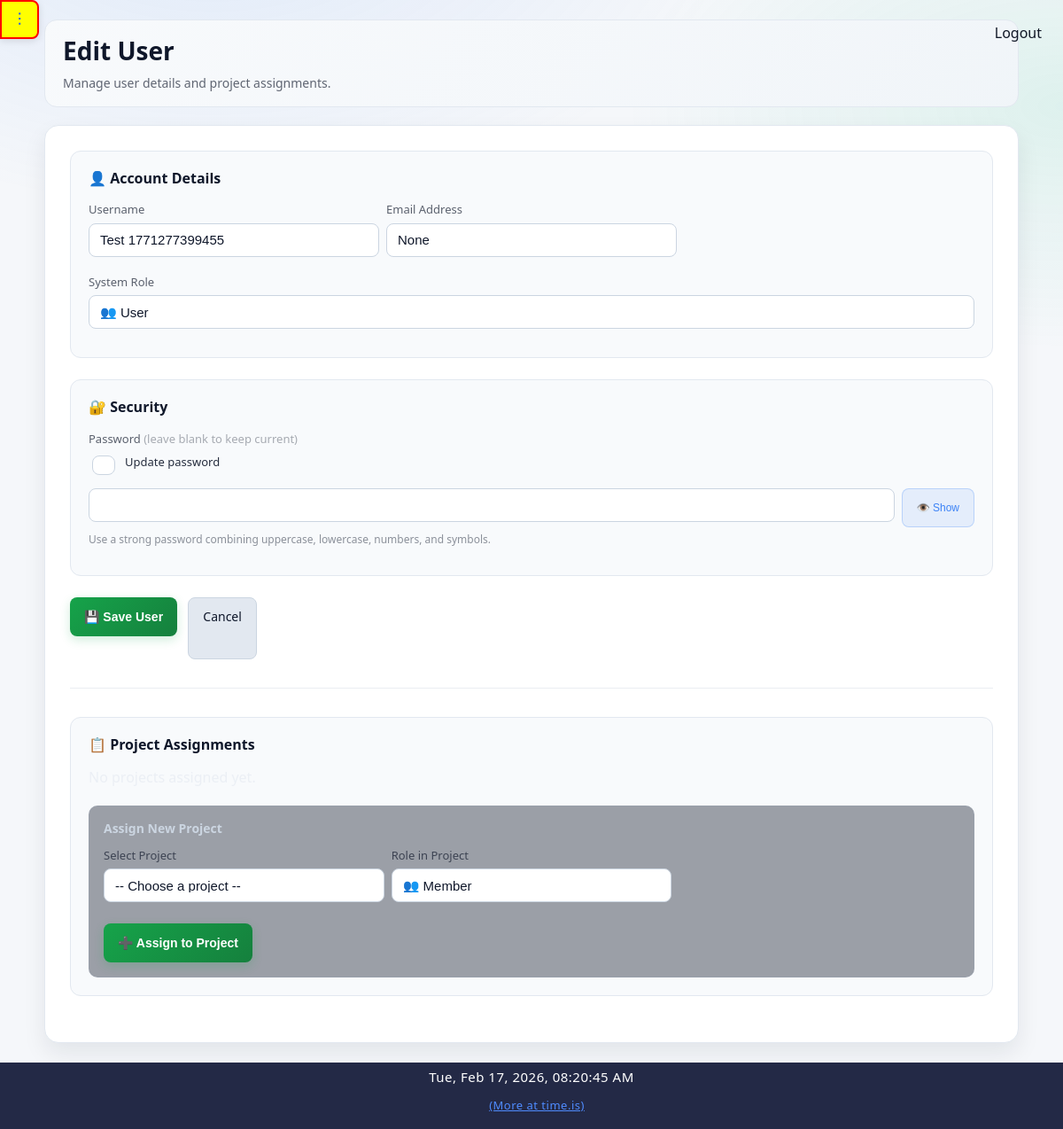
The app's page /admin/users/10/edit (signed in), older data.
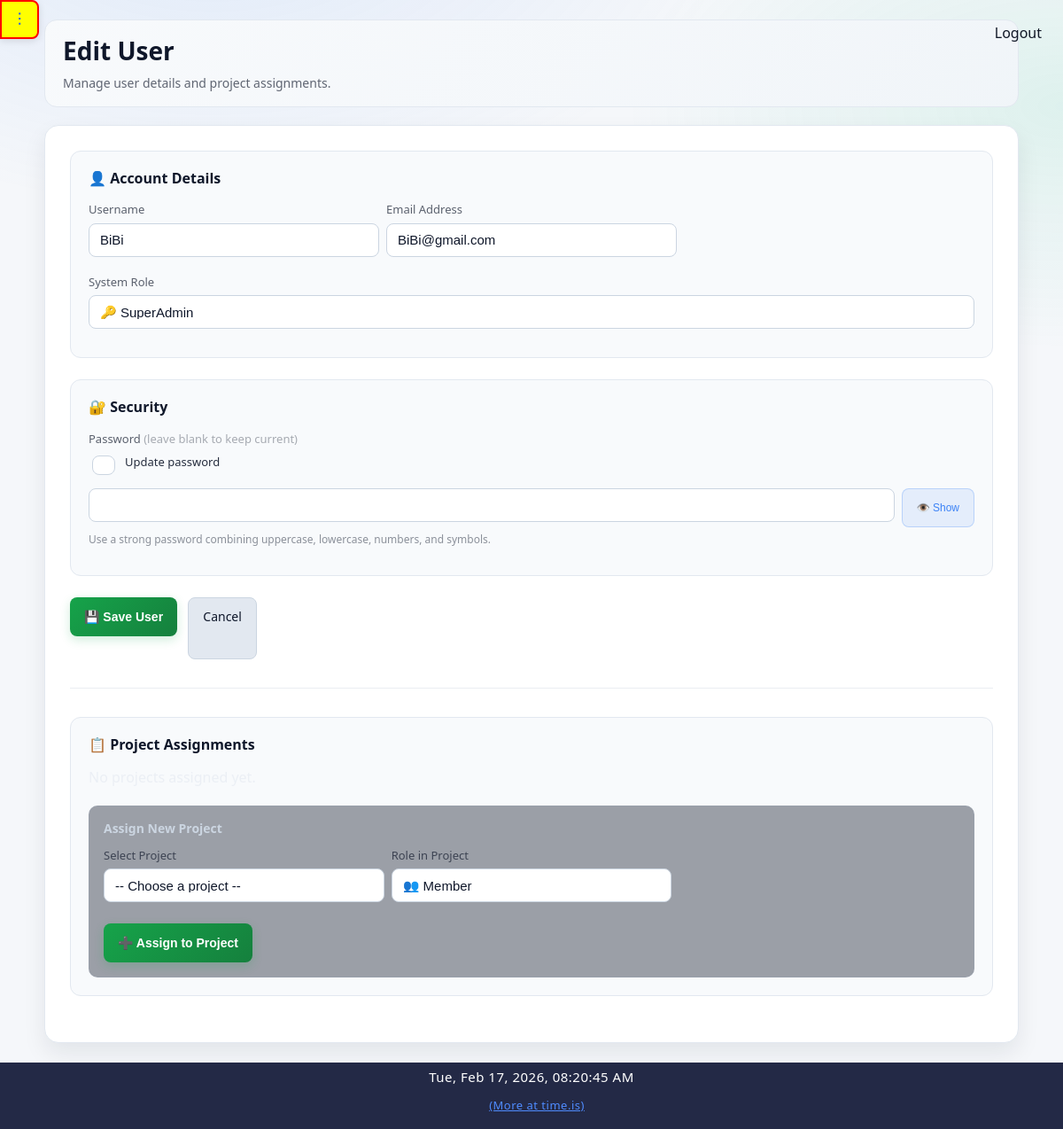
The same page, newer data.
### app/models/user.py (models this page shows)
class User(Base):
    __tablename__ = "users"
    id = Column(Integer, primary_key=True, index=True)
    username = Column(String, unique=True, index=True, nullable=False)
    password_hash = Column(String, nullable=False)
    email = Column(String(255), unique=True, index=True, nullable=True)
    role = Column(String, default="user")
    is_active = Column(Boolean, default=True, nullable=False)
    created_at = Column(DateTime, default=datetime.utcnow, nullable=False)
    updated_at = Column(
        DateTime,
        default=datetime.utcnow,
        onupdate=datetime.utcnow,
        nullable=False
    )

### app/routes/admin.py (the view)
@router.get("/users/{user_id}/edit", response_class=HTMLResponse)
def edit_user_page(
    user_id: int,
    request: Request,
    db: Session = Depends(get_db),
):
    admin = admin_guard(request)
    if not admin:
        return RedirectResponse("/dashboard", status_code=302)
    user_obj = db.query(User).filter(User.id == user_id).first()
    if not user_obj:
        return RedirectResponse("/admin/users", status_code=302)
    all_projects = (
        db.query(Project)
        .order_by(Project.name.asc())
        .all()
    )
    project_users = (
        db.query(ProjectUser)
        .filter(ProjectUser.user_id == user_id)
        .all()
    )
    html = templates.get_template("admin/user_form.html").render(
        request=request,
        title="Edit User",
        user_data=user_obj,
        project_users=project_users,
        all_projects=all_projects,
        user=admin,
    )
    return HTMLResponse(content=html)

### app/templates/admin/user_form.html (shortened to what this page needs)
{% extends "base.html" %}
{% block content %}
<div class="user-form-page">
  <div class="user-form-toolbar">
    <h1>{{ title }}</h1>
    <p class="subtitle">
      {% if user_data %}Manage user details and project assignments.{% else %}Create a new system user account.{% endif %}
    </p>
  </div>
  <div class="user-form-card">
    <form method="post" action="{% if user_data %}/admin/users/{{ user_data.id }}/update{% else %}/admin/users/create{% endif %}">
      <div class="section-group">
        <h3 class="section-title">👤 Account Details</h3>
        <div class="form-grid">
          <div class="form-group">
            <label>Username</label>
            {% if user_data %}
              <input type="text" value="{{ user_data.username }}" disabled>
            {% else %}
              <input type="text" name="username" value="" required autocomplete="off" autocorrect="off" autocapitalize="off" spellcheck="false">
            {% endif %}
          </div>
          <div class="form-group">
            <label>Email Address</label>
            <input type="email" name="email" value="{{ user_data.email if user_data else '' }}" autocomplete="off">
          </div>
          <div class="form-group" style="grid-column: 1/-1;">
            <label>System Role</label>
            <select name="role" required>
              {% if user and user["role"] == "superadmin" %}
              <option value="superadmin" {% if user_data and user_data.role == "superadmin" %}selected{% endif %}>
                🔑 SuperAdmin
              </option>
              {% endif %}
              <option value="user" {% if user_data and user_data.role == "user" %}selected{% endif %}>
                👥 User
              </option>
            </select>
          </div>
        </div>
      </div>
      <div class="section-group">
        <h3 class="section-title">🔐 Security</h3>
        <div class="form-grid">
          <div class="form-group" style="grid-column: 1/-1;">
            <label>Password {% if user_data %}<span style="opacity:0.6">(leave blank to keep current)</span>{% endif %}</label>
            {% if user_data %}
            <div class="checkbox-row" style="margin-bottom:12px">
              <input type="checkbox" id="updatePasswordToggle">
              <label for="updatePasswordToggle">Update password</label>
            </div>
            {% endif %}
            <div class="password-row">
              <input
                type="password"
                name="password"
                id="passwordField"
                value=""
                {% if user_data %}disabled{% endif %}
                autocomplete="new-password"
                autocorrect="off"
                autocapitalize="off"
                spellcheck="false">
              <button type="button" class="btn-icon" id="togglePassword">👁️ Show</button>
            </div>
            <div class="help-text">Use a strong password combining uppercase, lowercase, numbers, and symbols.</div>
          </div>
        </div>
      </div>
      <div style="display:flex;gap:12px;flex-wrap:wrap">
        <button type="submit" class="btn-primary">💾 Save User</button>
        <a href="/admin/users" class="btn-secondary">Cancel</a>
      </div>
    </form>
    {% if user_data %}
    <hr style="border:none;border-top:1px solid rgba(148,163,184,0.2);margin:32px 0">
    <div class="section-group">
      <h3 class="section-title">📋 Project Assignments</h3>
      {% if project_users %}
      <div style="margin-bottom:20px">
        <h4 style="color:#cbd5e1;margin:0 0 12px 0;font-size:14px">Currently Assigned</h4>
        <table class="table">
          <thead>
            <tr>
              <th>Project Name</th>
              <th style="width:140px">Role</th>
              <th style="width:100px">Action</th>
            </tr>
          </thead>
          <tbody>
          {% for pu in project_users %}
            <tr>
              <td><strong>{{ pu.project.name }}</strong></td>
              <td>
                <span class="badge badge-info">{{ pu.role_in_project|capitalize }}</span>
              </td>
              <td>
                <form method="post" action="/admin/projects/{{ pu.project_id }}/users/{{ user_data.id }}/remove" style="display:inline">
                  <button type="submit" class="btn-danger">Remove</button>
                </form>
              </td>
            </tr>
          {% endfor %}
          </tbody>
        </table>
      </div>
      {% else %}
      <p style="color:rgba(226,232,240,0.6);margin:0 0 20px 0">No projects assigned yet.</p>
      {% endif %}
      <div style="background:rgba(15,23,42,0.4);border:1px solid rgba(148,163,184,0.15);border-radius:10px;padding:16px">
        <h4 style="color:#cbd5e1;margin:0 0 12px 0;font-size:14px">Assign New Project</h4>
        <form method="post" action="/admin/projects/assign-user">
          <div class="form-grid">
            <div class="form-group">
              <label>Select Project</label>
              <select name="project_id" required>
                <option value="">-- Choose a project --</option>
              </select>
            </div>
            <div class="form-group">
              <label>Role in Project</label>
              <select name="role_in_project">
                <option value="member" selected>👥 Member</option>
              </select>
            </div>
          </div>
          <button type="submit" class="btn-primary" style="margin-top:12px">➕ Assign to Project</button>
        </form>
      </div>
    </div>
    {% endif %}
  </div>
</div>
{% endblock %}

### app/templates/base.html (shortened to what this page needs)
<!DOCTYPE html>
<html lang="en">
<head>
    <link rel="stylesheet" href="/static/css/style.css">
    <link rel="stylesheet" href="/static/css/responsive.css">
    <link rel="stylesheet" href="/static/css/mobile.css">
    <link rel="stylesheet" href="/static/css/ui_v2.css">
</head>
<body>
<div class="layout">
    <button id="sidebarShowBtn" style="display:none;position:fixed;top:32px;left:0;z-index:2000;background:yellow;color:#2563eb;border:2px solid red;padding:10px 14px 10px 6px;border-radius:0 8px 8px 0;box-shadow:0 2px 8px rgba(0,0,0,0.12);font-size:20px;" aria-label="Show sidebar">⫶</button>
        <a href="/logout" class="logout-top-btn" style="position:fixed;top:16px;right:24px;z-index:4000;">Logout</a>
    <main class="main">
        <div class="container">
            {% block content %}{% endblock %}
        </div>
    </main>
</div>
</body>
</html>
<div style="width:100%;background:#232946;color:#fff;text-align:center;padding:6px 0 4px 0;font-size:15px;letter-spacing:0.5px;z-index:2001;position:relative;">
    <span id="realtime-clock"></span>
    <a href="https://time.is/" target="_blank" style="color:#4f8cff;text-decoration:underline;margin-left:12px;font-size:13px;">(More at time.is)</a>
</div>

### static/css/style.css (style rules this page uses)
body { font-family: Arial, Helvetica, sans-serif; margin: 0; background-color: var(--bg); color: var(--text); }
.container { padding: 20px; }
input, select, textarea { padding: 6px; border-radius: 4px; border: 1px solid var(--border); background: var(--card); color: var(--text); }
button, .button { padding: 6px 12px; border-radius: 4px; border: none; cursor: pointer; background: var(--btn); color: white; text-decoration: none; }
:root { --bg: #f5f7fa; --bg-secondary: #ffffff; --bg-primary: #f5f7fa; --text: #111827; --text-muted: #6b7280; --text-primary: var(--text); --text-secondary: var(--text-muted); --card: #ffffff; --nav: #1f2937; --card-bg: var(--card); --card-border: var(--border-color); --border: #e5e7eb; --border-color: #e5e7eb; --input-bg: var(--card); --input-border: var(--border); --btn: #2563eb; --hover-bg: rgba(37, 99, 235, 0.1); --accent-color: #2563eb; }
html, body, table, th, td, input, select, textarea, button, .button { transition: background-color 0.3s ease, color 0.3s ease, border-color 0.3s ease; }
.layout { display: flex; min-height: 100vh; }
.main { flex: 1; background: var(--bg-primary); }
.section-title { margin: 30px 0 12px; font-size: 18px; font-weight: 600; }
.form-grid { display: grid; grid-template-columns: repeat(auto-fit, minmax(240px, 1fr)); gap: 16px; }
.form-grid label { font-size: 13px; opacity: 0.9; }
.form-grid input { width: 100%; }

### app/static/css/responsive.css (style rules this page uses)
html { --form-column-count: auto-fit; --button-width: auto; --input-height: 38px; --font-size-base: 16px; --padding-base: 20px; --gap-base: 16px; --max-content-width: 1200px; --sidebar-width: 250px; --touch-target-size: 44px; }
html.medium-screen { --form-column-count: auto-fit; --button-width: auto; --input-height: 38px; --font-size-base: 15px; --padding-base: 18px; --gap-base: 14px; --max-content-width: 1000px; --sidebar-width: 240px; --touch-target-size: 44px; }
.container { padding: var(--padding-base); max-width: var(--max-content-width); margin: 0 auto; width: 100%; box-sizing: border-box; }
.form-grid { display: grid; grid-template-columns: repeat(var(--form-column-count), minmax(200px, 1fr)); gap: var(--gap-base); }
input, select, textarea, .form-input { height: var(--input-height); padding: calc(var(--input-height) / 4) calc(var(--padding-base) / 2); font-size: var(--font-size-base); min-width: 0; box-sizing: border-box; }
button, .btn, .btn-primary, .btn-secondary, [role="button"] { width: var(--button-width); height: var(--touch-target-size); min-height: var(--touch-target-size); padding: 0 var(--padding-base); font-size: var(--font-size-base); cursor: pointer; display: inline-flex; align-items: center; justify-content: center; border-radius: 6px; transition: all 0.2s ease; border: none; }
body { font-size: var(--font-size-base); line-height: 1.5; }
h1 { font-size: calc(var(--font-size-base) * 1.8); margin: calc(var(--gap-base) * 2) 0 var(--gap-base) 0; }
h3 { font-size: calc(var(--font-size-base) * 1.2); margin: var(--gap-base) 0 calc(var(--gap-base) * 0.5) 0; }
p { margin: 0 0 var(--gap-base) 0; }
.layout { display: grid; grid-template-columns: var(--sidebar-width) 1fr; gap: 0; min-height: 100vh; width: 100%; }
html.landscape { --padding-base: 12px; --gap-base: 8px; }
html.landscape .layout { grid-template-columns: 1fr; }

### app/templates/base.html (style rules this page uses)
a, a:visited { color: var(--text); text-decoration: none; }
label { color: var(--text); font-weight: 600; margin-bottom: 6px; }
.section-title { font-size: 16px; color: var(--text); font-weight: 700; }
.help-text { font-size: 12px; color: var(--text-muted); margin-top: 6px; }
.form-grid { display: grid; grid-template-columns: repeat(auto-fit, minmax(240px, 1fr)); gap: 14px; }
.btn-primary { background: var(--btn); color: #fff; padding: 9px 14px; border-radius: 6px; border: none; cursor: pointer; }
.btn-secondary { background: #e5e7eb; color: #111827; padding: 9px 14px; border-radius: 6px; border: none; cursor: pointer; }

Row changes from the older to the newer data that the page shows:
changed User: username "Test 1771277399455" → "BiBi"; email "None" → "BiBi@gmail.com"; role "👥 User" → (not shown)
Text that changed along with them:
form field role: (not shown) → "🔑 SuperAdmin"
